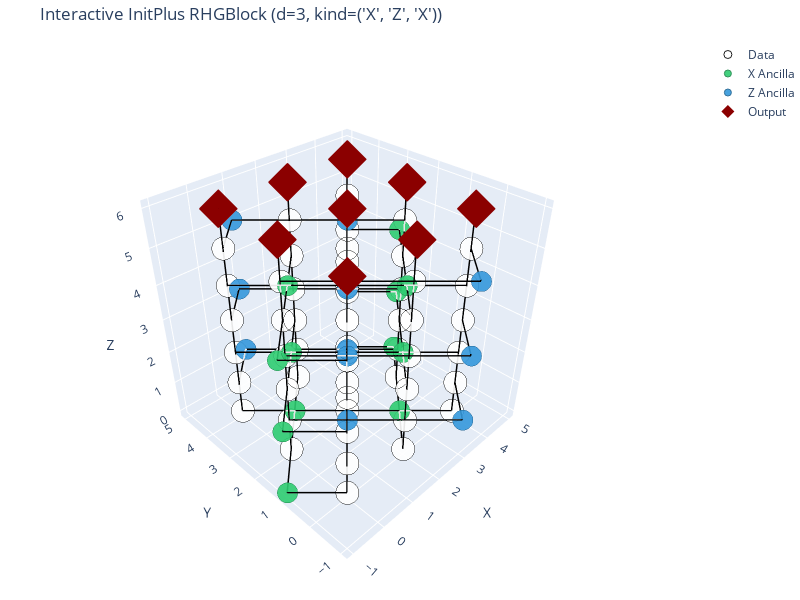

Here is the notebook cell this chart was saved with:
### Code cell
# Simple test - create a single interactive plot
fig = create_interactive_initplus(d=3, kind=("X", "Z", "X"), ancilla_mode="both", edge_width=3.0)
fig.show()

### Figure 1 — Plotly figure (JSON) as saved in the notebook; plotly's stock layout.template omitted (floating-point values rounded to 4 significant figures; data arrays with more than 128 entries replaced by an {"elided": "..."} marker saying what was removed)
{"data": [{"hovertemplate": "<b>%{text}</b><br>x: %{x}<br>y: %{y}<br>z: %{z}<extra></extra>", "marker": {"color": "white", "line": {"color": "black", "width": 1}, "opacity": 0.9, "size": 8}, "mode": "markers", "name": "Data", "text": ["Node 0: data", "Node 1: data", "Node 2: data", "Node 3: data", "Node 4: data", "Node 5: data", "Node 6: data", "Node 7: data", "Node 8: data", "Node 13: data", "Node 14: data", "Node 15: data", "Node 16: data", "Node 17: data", "Node 18: data", "Node 19: data", "Node 20: data", "Node 21: data", "Node 26: data", "Node 27: data", "Node 28: data", "Node 29: data", "Node 30: data", "Node 31: data", "Node 32: data", "Node 33: data", "Node 34: data", "Node 39: data", "Node 40: data", "Node 41: data", "Node 42: data", "Node 43: data", "Node 44: data", "Node 45: data", "Node 46: data", "Node 47: data", "Node 52: data", "Node 53: data", "Node 54: data", "Node 55: data", "Node 56: data", "Node 57: data", "Node 58: data", "Node 59: data", "Node 60: data", "Node 65: data", "Node 66: data", "Node 67: data", "Node 68: data", "Node 69: data", "Node 70: data", "Node 71: data", "Node 72: data", "Node 73: data", "Node 78: data", "Node 79: data", "Node 80: data", "Node 81: data", "Node 82: data", "Node 83: data", "Node 84: data", "Node 85: data", "Node 86: data"], "type": "scatter3d", "x": [0, 2, 4, 0, 2, 4, 0, 2, 4, 0, 2, 4, 0, 2, 4, 0, 2, 4, 0, 2, 4, 0, 2, 4, 0, 2, 4, 0, 2, 4, 0, 2, 4, 0, 2, 4, 0, 2, 4, 0, 2, 4, 0, 2, 4, 0, 2, 4, 0, 2, 4, 0, 2, 4, 0, 2, 4, 0, 2, 4, 0, 2, 4], "y": [0, 0, 0, 2, 2, 2, 4, 4, 4, 0, 0, 0, 2, 2, 2, 4, 4, 4, 0, 0, 0, 2, 2, 2, 4, 4, 4, 0, 0, 0, 2, 2, 2, 4, 4, 4, 0, 0, 0, 2, 2, 2, 4, 4, 4, 0, 0, 0, 2, 2, 2, 4, 4, 4, 0, 0, 0, 2, 2, 2, 4, 4, 4], "z": [0, 0, 0, 0, 0, 0, 0, 0, 0, 1, 1, 1, 1, 1, 1, 1, 1, 1, 2, 2, 2, 2, 2, 2, 2, 2, 2, 3, 3, 3, 3, 3, 3, 3, 3, 3, 4, 4, 4, 4, 4, 4, 4, 4, 4, 5, 5, 5, 5, 5, 5, 5, 5, 5, 6, 6, 6, 6, 6, 6, 6, 6, 6]}, {"hovertemplate": "<b>%{text}</b><br>x: %{x}<br>y: %{y}<br>z: %{z}<extra></extra>", "marker": {"color": "#2ecc71", "line": {"color": "#1e8449", "width": 1}, "opacity": 0.9, "size": 7}, "mode": "markers", "name": "X Ancilla", "text": ["Node 9: ancilla_x", "Node 10: ancilla_x", "Node 11: ancilla_x", "Node 12: ancilla_x", "Node 35: ancilla_x", "Node 36: ancilla_x", "Node 37: ancilla_x", "Node 38: ancilla_x", "Node 61: ancilla_x", "Node 62: ancilla_x", "Node 63: ancilla_x", "Node 64: ancilla_x"], "type": "scatter3d", "x": [-1, 3, 1, 5, -1, 3, 1, 5, -1, 3, 1, 5], "y": [1, 1, 3, 3, 1, 1, 3, 3, 1, 1, 3, 3], "z": [0, 0, 0, 0, 2, 2, 2, 2, 4, 4, 4, 4]}, {"hovertemplate": "<b>%{text}</b><br>x: %{x}<br>y: %{y}<br>z: %{z}<extra></extra>", "marker": {"color": "#3498db", "line": {"color": "#1f618d", "width": 1}, "opacity": 0.9, "size": 7}, "mode": "markers", "name": "Z Ancilla", "text": ["Node 22: ancilla_z", "Node 23: ancilla_z", "Node 24: ancilla_z", "Node 25: ancilla_z", "Node 48: ancilla_z", "Node 49: ancilla_z", "Node 50: ancilla_z", "Node 51: ancilla_z", "Node 74: ancilla_z", "Node 75: ancilla_z", "Node 76: ancilla_z", "Node 77: ancilla_z"], "type": "scatter3d", "x": [3, 1, 3, 1, 3, 1, 3, 1, 3, 1, 3, 1], "y": [-1, 1, 3, 5, -1, 1, 3, 5, -1, 1, 3, 5], "z": [1, 1, 1, 1, 3, 3, 3, 3, 5, 5, 5, 5]}, {"hoverinfo": "none", "line": {"color": "black", "width": 3}, "mode": "lines", "name": "Edges", "showlegend": false, "type": "scatter3d", "x": {"elided": "378 int values"}, "y": {"elided": "378 int values"}, "z": {"elided": "378 int values"}}, {"hovertemplate": "<b>%{text}</b><br>x: %{x}<br>y: %{y}<br>z: %{z}<extra></extra>", "marker": {"color": "darkred", "size": 10, "symbol": "diamond"}, "mode": "markers", "name": "Output", "text": ["Output node 78", "Output node 79", "Output node 80", "Output node 81", "Output node 82", "Output node 83", "Output node 84", "Output node 85", "Output node 86"], "type": "scatter3d", "x": [0, 2, 4, 0, 2, 4, 0, 2, 4], "y": [0, 0, 0, 2, 2, 2, 4, 4, 4], "z": [6, 6, 6, 6, 6, 6, 6, 6, 6]}], "layout": {"height": 600, "margin": {"b": 0, "l": 0, "r": 0, "t": 40}, "scene": {"aspectmode": "cube", "camera": {"eye": {"x": 1.5, "y": 1.5, "z": 1.5}}, "xaxis": {"autorange": "reversed", "title": {"text": "X"}}, "yaxis": {"autorange": "reversed", "title": {"text": "Y"}}, "zaxis": {"title": {"text": "Z"}}}, "title": {"text": "Interactive InitPlus RHGBlock (d=3, kind=('X', 'Z', 'X'))"}, "width": 800}}
